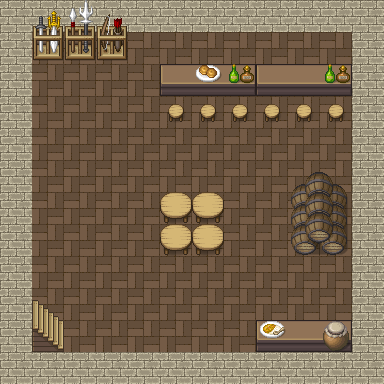

This game map was drawn from its Tiled (.tmx) file and the tilesets committed beside it. A one-line description and the trimmed map source follow:
An orthogonal 12x12 tile map with 32x32 px tiles, 5 tile layers (Background, Mur, Bar, Escalier, ...).

<map version="1.2" tiledversion="1.3.1" orientation="orthogonal" renderorder="left-up" compressionlevel="0" width="12" height="12" tilewidth="32" tileheight="32" infinite="0" nextlayerid="6" nextobjectid="1">
 <tileset firstgid="1" name="[Base]BaseChip_pipo" tilewidth="32" tileheight="32" tilecount="1064" columns="8">
  <image source="[Base]BaseChip_pipo.png" width="256" height="4256" />
 </tileset>
 <layer id="1" name="Background" width="12" height="12">
  <data>[144 cells, 144 non-empty, 1 distinct tile ids]</data>
 </layer>
 <layer id="2" name="Mur" width="12" height="12">
  <data>[144 cells, 48 non-empty, 2 distinct tile ids]</data>
 </layer>
 <layer id="4" name="Bar" width="12" height="12">
  <data>[144 cells, 15 non-empty, 4 distinct tile ids]</data>
 </layer>
 <layer id="3" name="Escalier" width="12" height="12">
  <data>[144 cells, 2 non-empty, 2 distinct tile ids]</data>
 </layer>
 <layer id="5" name="Bouffe" width="12" height="12">
  <data>[144 cells, 17 non-empty, 16 distinct tile ids]</data>
 </layer>
</map>
